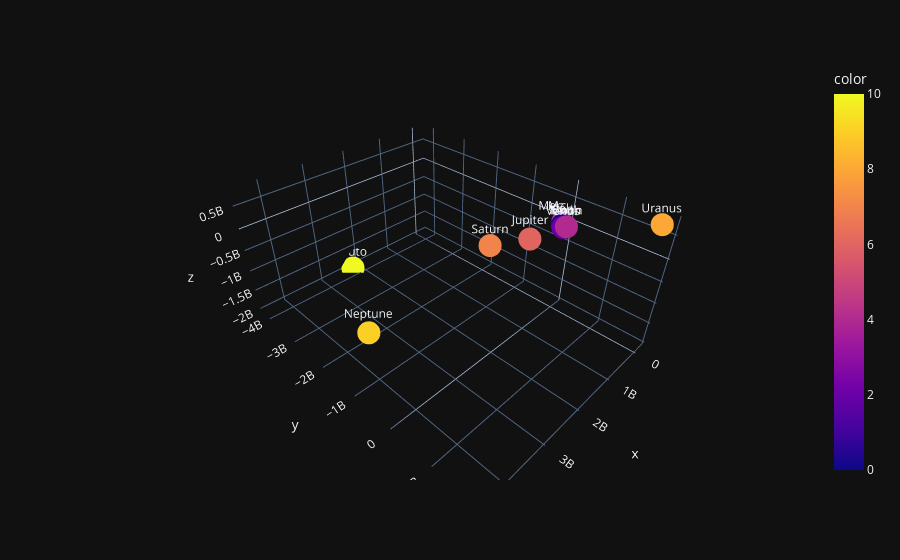

The notebook cell saved with this chart:
### Code cell
#plotting our solar system initial params
solar_system.timestep(1)

### Figure 1 — Plotly figure (JSON) as saved in the notebook; plotly's stock layout.template omitted (floating-point values rounded to 4 significant figures)
{"data": [{"hovertemplate": "x=%{x}<br>y=%{y}<br>z=%{z}<br>text=%{text}<br>color=%{marker.color}<extra></extra>", "legendgroup": "", "marker": {"color": [0, 1, 2, 3, 4, 5, 6, 7, 8, 9, 10], "coloraxis": "coloraxis", "symbol": "circle"}, "mode": "markers+text", "name": "", "scene": "scene", "showlegend": false, "text": ["Sun", "Mercury", "Venus", "Earth", "Moon", "Mars", "Jupiter", "Saturn", "Uranus", "Neptune", "Pluto"], "type": "scatter3d", "x": [0, -44070000, 91070000, 72510000, 72440000, -191000000, 680300000, 1020000000, 2.17, 4431000000, 2246000000], "y": [0, -47140000, 55420000, 118100000, 118500000, -129400000, -279900000, -981900000, 1844000000, -542800000, -4186000000], "z": [0, -20620000, 19170000, 51190000, 51370000, -54180000, -136500000, -449500000, 776800000, -332500000, -1983000000]}], "layout": {"coloraxis": {"colorbar": {"title": {"text": "color"}}, "colorscale": [[0, "#0d0887"], [0.1111, "#46039f"], [0.2222, "#7201a8"], [0.3333, "#9c179e"], [0.4444, "#bd3786"], [0.5556, "#d8576b"], [0.6667, "#ed7953"], [0.7778, "#fb9f3a"], [0.8889, "#fdca26"], [1, "#f0f921"]]}, "legend": {"tracegroupgap": 0}, "margin": {"t": 60}, "scene": {"domain": {"x": [0, 1], "y": [0, 1]}, "xaxis": {"title": {"text": "x"}}, "yaxis": {"title": {"text": "y"}}, "zaxis": {"title": {"text": "z"}}}}}
